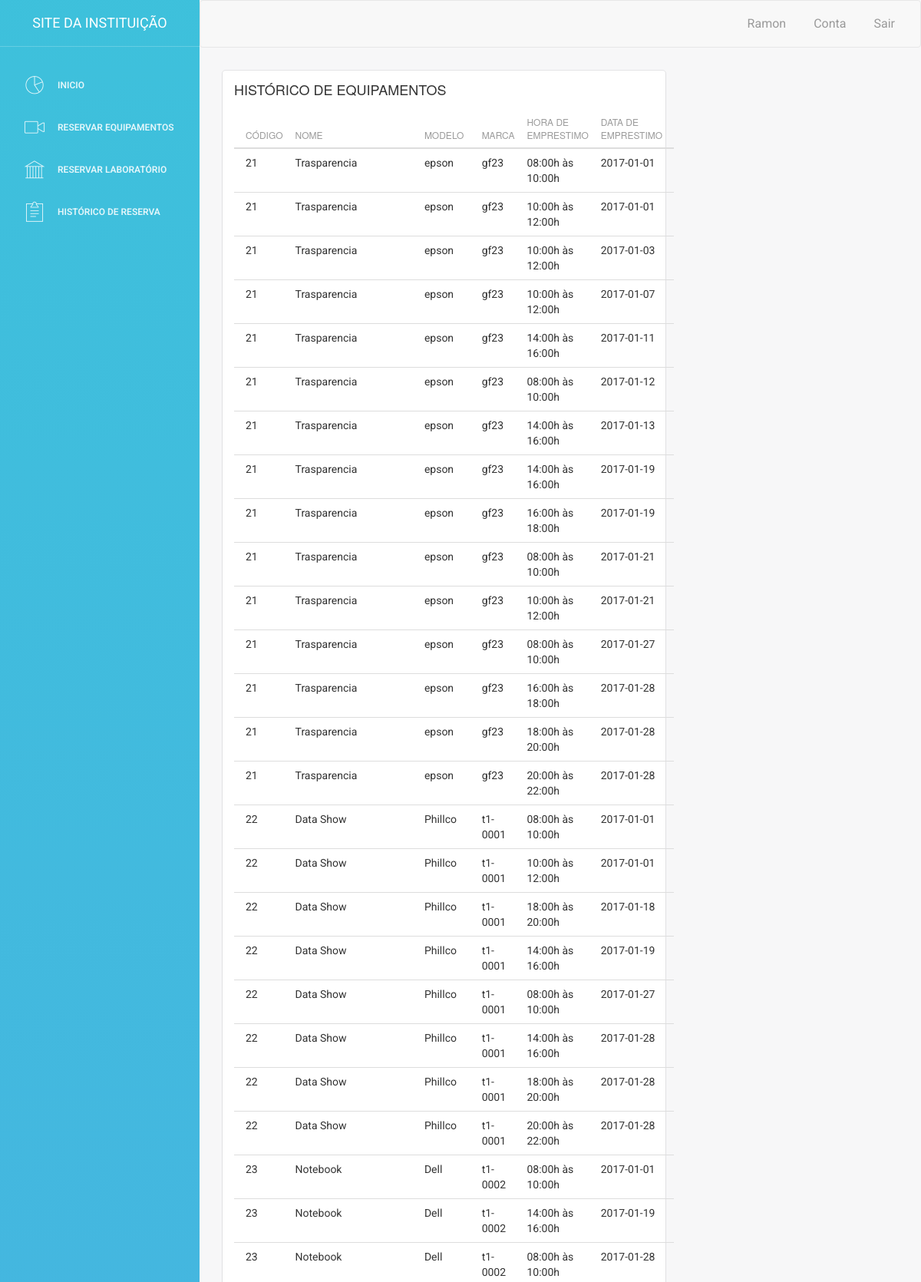
The app's page /view/FormularioProfessor/formHistoricoEquipamento.php (signed in, upper part) with its own data.
### tables this page shows
CREATE TABLE `EQUIP_PROF` (
  `codEquip` int(11) NOT NULL,
  `codProf` int(11) NOT NULL,
  `dataEmp` date NOT NULL,
  `dataDev` varchar(10) DEFAULT NULL,
  `horaEmp` int(10) NOT NULL,
  `status` int(1) NOT NULL
);

CREATE TABLE `EQUIPAMENTO` (
  `codEquip` int(11) NOT NULL,
  `nome` varchar(20) NOT NULL,
  `tombo` varchar(15) NOT NULL,
  `dataAquisicao` varchar(15) NOT NULL,
  `modelo` varchar(20) NOT NULL,
  `marca` varchar(20) NOT NULL,
  `cor` varchar(20) NOT NULL,
  `codCoord` int(11) DEFAULT NULL
);

### view/FormularioProfessor/formHistoricoEquipamento.php (the view, shortened to what this page needs)
<!doctype html>
<html lang="pt-BR">
    <head>
        <link href="../assets/css/bootstrap.min.css" rel="stylesheet" />
        <link href="../assets/css/animate.min.css" rel="stylesheet"/>
        <link href="../assets/css/light-bootstrap-dashboard.css" rel="stylesheet"/>
        <link href="../assets/css/demo.css" rel="stylesheet" />
        <link href="http://maxcdn.bootstrapcdn.com/font-awesome/4.2.0/css/font-awesome.min.css" rel="stylesheet">
        <link href="../assets/css/pe-icon-7-stroke.css" rel="stylesheet" />
        <link rel="stylesheet" href="https://maxcdn.bootstrapcdn.com/bootstrap/3.3.7/css/bootstrap.min.css">
    </head>
    <body>
        <div class="wrapper">
            <div class="sidebar" data-color="azure" data-image="../imagens/logo.png">
                <div class="sidebar-wrapper">
                    <div class="logo">
                        <a href="http://www.uespi.br/site" target="_blank" class="simple-text">
                            Site Da Instituição
                        </a>
                    </div>
                    <ul class="nav">
                        <li>
                            <a href="formProfessorInicio.php">
                                <i class="pe-7s-graph"></i>
                                <p>Inicio</p>
                            </a>
                        </li>
                        <li>
                            <a href="formReservaEquipamento.php">
                                <i class="pe-7s-video"></i>
                                <p>Reservar Equipamentos</p>
                            </a>
                        </li>
                        <li>
                            <a href="formReservaLaboratorio.php">
                                <i class="pe-7s-culture"></i>
                                <p>Reservar Laboratório</p>
                            </a>
                        </li>
                        <li>
                            <a href="formHistoricoEquipamento.php">
                                <i class="pe-7s-note2"></i>
                                <p>Histórico de Reserva</p>
                            </a>
                        </li>
                    </ul>
                </div>
            </div>
            <div class="main-panel">
                <nav class="navbar navbar-default navbar-fixed">
                    <div class="container-fluid">
                        <div class="collapse navbar-collapse">
                            <ul class="nav navbar-nav navbar-right">
                                <li>
                                    <a href="formEditarProfessor.php">
                                        <?php echo "" . $_SESSION['Nome']; ?>
                                    </a>
                                </li>
                                <li>
                                    <a href="formEditarProfessor.php">
                                        Conta
                                    </a>
                                </li>
                                <li class="dropdown">
                                    <a href="../../pagina1.php">
                                        Sair
                                    </a>
                                </li>
                            </ul>
                        </div>
                    </div>
                </nav>
                <div class="content">
                    <div class="container-fluid">
                        <div class="row">
                            <div class="col-md-8">
                                <div class="card">
                                    <div class="header">
                                        <h4 class="title">HISTÓRICO DE EQUIPAMENTOS</h4>
                                    </div>
                                    <div class="content">
                                        <form class="form-signin" id="formulario" action= "../../controller/EquipamentoProfessorController.php" method="post">
                                            <?php
                                            $host = "localhost";
                                            $user = "root";
                                            $pass = "";
                                            $banco = "BANCORESERVA";
                                            $conexao = mysqli_connect($host, $user, $pass, $banco) or die(mysqli_error());
                                            ?>
                                            <table class="table">
                                                <thead>
                                                    <tr>
                                                        <th>Código</th>
                                                        <th>Nome</th>
                                                        <th>Modelo</th>
                                                        <th>Marca</th>
                                                        <th>Hora de Emprestimo</th>
                                                        <th>Data de Emprestimo</th>
                                                    </tr>
                                                </thead>
                                                <tbody>
                                                    <tr>
                                                        <?php
                                                        $query = "SELECT EQUIPAMENTO.codEquip, nome, modelo, marca, EQUIP_PROF.horaEmp, EQUIP_PROF.dataEmp FROM EQUIPAMENTO JOIN EQUIP_PROF ON EQUIPAMENTO.codEquip=EQUIP_PROF.codEquip WHERE EQUIP_PROF.codProf = '" . $_SESSION['Matricula'] . "'";
                                                        $resultado = mysqli_query($conexao, $query);
                                                        while ($row = mysqli_fetch_assoc($resultado)) {
                                                            echo '<td>' . $row['codEquip'] . '</td>';
                                                            echo '<td>' . $row['nome'] . '</td>';
                                                            echo '<td>' . $row['marca'] . '</td>';
                                                            echo '<td>' . $row['modelo'] . '</td>';
                                                            switch ($row['horaEmp']) {
                                                                case 1:
                                                                    echo '<td>08:00h às 10:00h</td>';
                                                                    break;
                                                                case 2:
                                                                    echo '<td>10:00h às 12:00h</td>';
                                                                    break;
                                                                case 3:
                                                                    echo '<td>14:00h às 16:00h</td>';
                                                                    break;
                                                                case 4:
                                                                    echo '<td>16:00h às 18:00h</td>';
                                                                    break;
                                                                case 5:
                                                                    echo '<td>18:00h às 20:00h</td>';
                                                                    break;
                                                                case 6:
                                                                    echo '<td>20:00h às 22:00h</td>';
                                                                    break;
                                                            }
                                                            echo '<td>' . $row['dataEmp'] . '</td>';
                                                            echo '</tr>';
                                                        }
                                                        ?>
                                                </tbody>
                                            </table>
                                            <br><br>
                                    </div>
                                </div>
                            </div>
                        </div>
                    </div>
                </div>
            </div>
        </div>
</body>
</html>

### records on screen
equip_prof: codEquip.codEquip "21", codEquip.nome "Trasparencia", codEquip.marca "epson", codEquip.modelo "gf23", horaEmp "08:00h às 10:00h", dataEmp "2017-01-01"
equip_prof: codEquip.codEquip "21", codEquip.nome "Trasparencia", codEquip.marca "epson", codEquip.modelo "gf23", horaEmp "10:00h às 12:00h", dataEmp "2017-01-01"
equip_prof: codEquip.codEquip "21", codEquip.nome "Trasparencia", codEquip.marca "epson", codEquip.modelo "gf23", horaEmp "10:00h às 12:00h", dataEmp "2017-01-03"
equip_prof: codEquip.codEquip "21", codEquip.nome "Trasparencia", codEquip.marca "epson", codEquip.modelo "gf23", horaEmp "10:00h às 12:00h", dataEmp "2017-01-07"
equip_prof: codEquip.codEquip "21", codEquip.nome "Trasparencia", codEquip.marca "epson", codEquip.modelo "gf23", horaEmp "14:00h às 16:00h", dataEmp "2017-01-11"
equip_prof: codEquip.codEquip "21", codEquip.nome "Trasparencia", codEquip.marca "epson", codEquip.modelo "gf23", horaEmp "08:00h às 10:00h", dataEmp "2017-01-12"
equip_prof: codEquip.codEquip "21", codEquip.nome "Trasparencia", codEquip.marca "epson", codEquip.modelo "gf23", horaEmp "14:00h às 16:00h", dataEmp "2017-01-13"
equip_prof: codEquip.codEquip "21", codEquip.nome "Trasparencia", codEquip.marca "epson", codEquip.modelo "gf23", horaEmp "14:00h às 16:00h", dataEmp "2017-01-19"
equip_prof: codEquip.codEquip "21", codEquip.nome "Trasparencia", codEquip.marca "epson", codEquip.modelo "gf23", horaEmp "16:00h às 18:00h", dataEmp "2017-01-19"
equip_prof: codEquip.codEquip "21", codEquip.nome "Trasparencia", codEquip.marca "epson", codEquip.modelo "gf23", horaEmp "08:00h às 10:00h", dataEmp "2017-01-21"
equip_prof: codEquip.codEquip "21", codEquip.nome "Trasparencia", codEquip.marca "epson", codEquip.modelo "gf23", horaEmp "10:00h às 12:00h", dataEmp "2017-01-21"
equip_prof: codEquip.codEquip "21", codEquip.nome "Trasparencia", codEquip.marca "epson", codEquip.modelo "gf23", horaEmp "08:00h às 10:00h", dataEmp "2017-01-27"
equip_prof: codEquip.codEquip "21", codEquip.nome "Trasparencia", codEquip.marca "epson", codEquip.modelo "gf23", horaEmp "16:00h às 18:00h", dataEmp "2017-01-28"
equip_prof: codEquip.codEquip "21", codEquip.nome "Trasparencia", codEquip.marca "epson", codEquip.modelo "gf23", horaEmp "18:00h às 20:00h", dataEmp "2017-01-28"
equip_prof: codEquip.codEquip "21", codEquip.nome "Trasparencia", codEquip.marca "epson", codEquip.modelo "gf23", horaEmp "20:00h às 22:00h", dataEmp "2017-01-28"
equip_prof: codEquip.codEquip "22", codEquip.nome "Data Show", codEquip.marca "Phillco", codEquip.modelo "t1-0001", horaEmp "08:00h às 10:00h", dataEmp "2017-01-01"
equip_prof: codEquip.codEquip "22", codEquip.nome "Data Show", codEquip.marca "Phillco", codEquip.modelo "t1-0001", horaEmp "10:00h às 12:00h", dataEmp "2017-01-01"
equip_prof: codEquip.codEquip "22", codEquip.nome "Data Show", codEquip.marca "Phillco", codEquip.modelo "t1-0001", horaEmp "18:00h às 20:00h", dataEmp "2017-01-18"
equip_prof: codEquip.codEquip "22", codEquip.nome "Data Show", codEquip.marca "Phillco", codEquip.modelo "t1-0001", horaEmp "14:00h às 16:00h", dataEmp "2017-01-19"
equip_prof: codEquip.codEquip "22", codEquip.nome "Data Show", codEquip.marca "Phillco", codEquip.modelo "t1-0001", horaEmp "08:00h às 10:00h", dataEmp "2017-01-27"
equip_prof: codEquip.codEquip "22", codEquip.nome "Data Show", codEquip.marca "Phillco", codEquip.modelo "t1-0001", horaEmp "14:00h às 16:00h", dataEmp "2017-01-28"
equip_prof: codEquip.codEquip "22", codEquip.nome "Data Show", codEquip.marca "Phillco", codEquip.modelo "t1-0001", horaEmp "18:00h às 20:00h", dataEmp "2017-01-28"
equip_prof: codEquip.codEquip "22", codEquip.nome "Data Show", codEquip.marca "Phillco", codEquip.modelo "t1-0001", horaEmp "20:00h às 22:00h", dataEmp "2017-01-28"
equip_prof: codEquip.codEquip "23", codEquip.nome "Notebook", codEquip.marca "Dell", codEquip.modelo "t1-0002", horaEmp "08:00h às 10:00h", dataEmp "2017-01-01"
equip_prof: codEquip.codEquip "23", codEquip.nome "Notebook", codEquip.marca "Dell", codEquip.modelo "t1-0002", horaEmp "14:00h às 16:00h", dataEmp "2017-01-19"
equip_prof: codEquip.codEquip "23", codEquip.nome "Notebook", codEquip.marca "Dell", codEquip.modelo "t1-0002", horaEmp "08:00h às 10:00h", dataEmp "2017-01-28"

### other values on screen
$_SESSION['Nome'] "Ramon"
